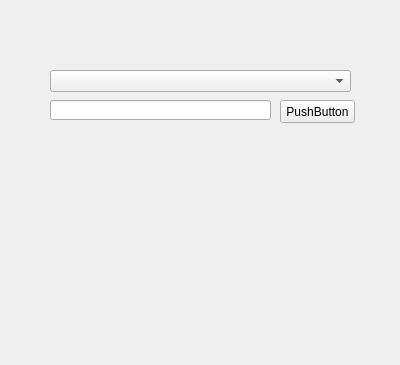
<?xml version="1.0" encoding="UTF-8"?>
<ui version="4.0">
 <class>Form</class>
 <widget class="QWidget" name="Form">
  <property name="geometry">
   <rect>
    <x>0</x>
    <y>0</y>
    <width>400</width>
    <height>365</height>
   </rect>
  </property>
  <property name="windowTitle">
   <string>Form</string>
  </property>
  <widget class="QComboBox" name="comboBox">
   <property name="geometry">
    <rect>
     <x>50</x>
     <y>70</y>
     <width>301</width>
     <height>22</height>
    </rect>
   </property>
  </widget>
  <widget class="QLabel" name="lbl_recommendation">
   <property name="geometry">
    <rect>
     <x>50</x>
     <y>160</y>
     <width>301</width>
     <height>141</height>
    </rect>
   </property>
   <property name="text">
    <string/>
   </property>
   <property name="alignment">
    <set>Qt::AlignCenter</set>
   </property>
  </widget>
  <widget class="QPushButton" name="pushButton">
   <property name="geometry">
    <rect>
     <x>280</x>
     <y>100</y>
     <width>75</width>
     <height>23</height>
    </rect>
   </property>
   <property name="text">
    <string>PushButton</string>
   </property>
  </widget>
  <widget class="QLineEdit" name="lineEdit">
   <property name="geometry">
    <rect>
     <x>50</x>
     <y>100</y>
     <width>221</width>
     <height>20</height>
    </rect>
   </property>
  </widget>
 </widget>
 <resources/>
 <connections/>
</ui>
